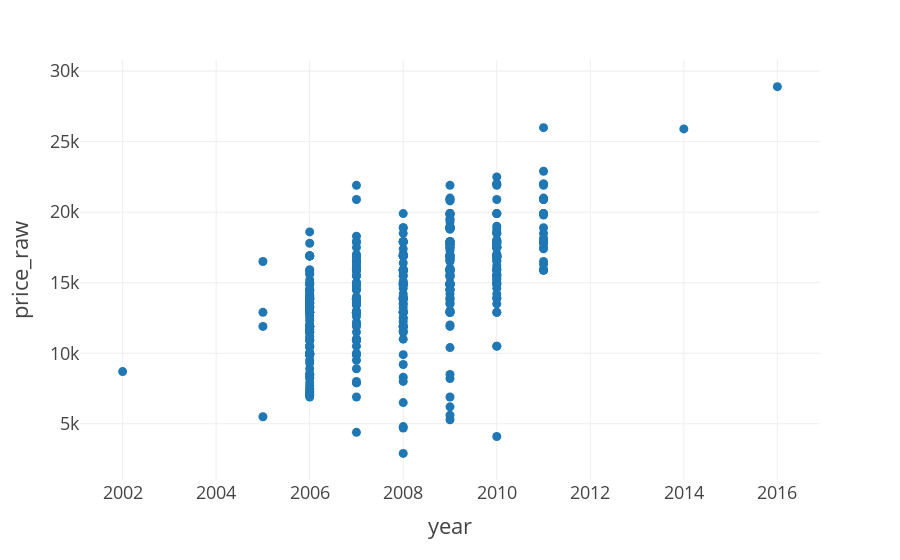

The notebook cell this image was saved under:
### Markdown cell above
### Plotly express

### Code cell
import plotly
import plotly.express as px
import plotly.io as pio

def px_to_file():
    config = {"displayModeBar": False, "showTips": False}
    # Use directly Columns as argument. You can use tab completion for this!
    plt_sca_year = px.scatter(df, x=df.year, y=df.price_raw, template="presentation")
    plt_sca_year.show(config={'displayModeBar': False})

#     plotly.offline.plot(fig, "file.html")
    pio.write_html(plt_sca_year, file='./data/img/plt_sca_year.html', full_html=False, 
                   include_plotlyjs='cdn', auto_open=False,config=config)
    
%time px_to_file()

### Figure 1 — Plotly figure (JSON) as saved in the notebook; plotly's stock layout.template omitted (floating-point values rounded to 4 significant figures; data arrays with more than 128 entries replaced by an {"elided": "..."} marker saying what was removed)
{"data": [{"hovertemplate": "year=%{x}<br>price_raw=%{y}<extra></extra>", "legendgroup": "", "marker": {"color": "#1F77B4", "symbol": "circle"}, "mode": "markers", "name": "", "showlegend": false, "type": "scatter", "x": {"elided": "459 int values"}, "xaxis": "x", "y": {"elided": "459 float values"}, "yaxis": "y"}], "layout": {"legend": {"tracegroupgap": 0}, "margin": {"t": 60}, "xaxis": {"anchor": "y", "domain": [0, 1], "title": {"text": "year"}}, "yaxis": {"anchor": "x", "domain": [0, 1], "title": {"text": "price_raw"}}}}
